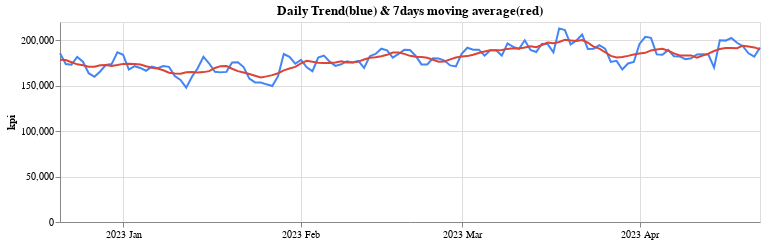
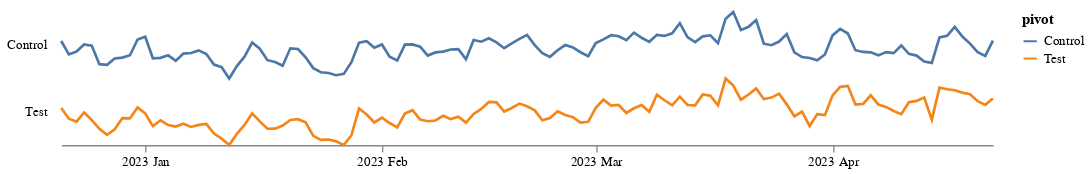
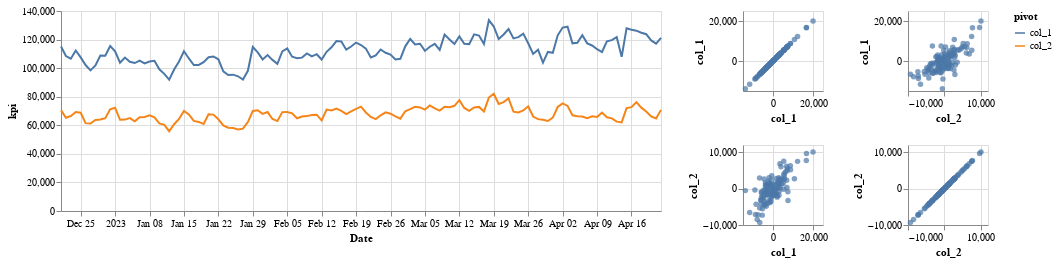
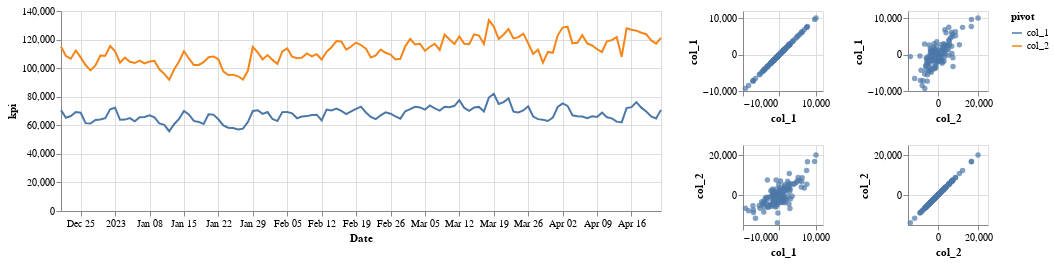

The notebook cell saved with these charts, in order:
### Code cell
# @title Step.2
case_1.load_data()
case_1.format_data()

if case_1.purpose_selection.selected_index == 0:
  case_1.ci_objs = []
  try:
    case_1.ci_obj = case_1.create_causalimpact_object(
        case_1.df_shaped,
        case_1.date_col_name,
        case_1.pre_period_start.value,
        case_1.pre_period_end.value,
        case_1.post_period_start.value,
        case_1.post_period_end.value,
    )
    case_1.ci_objs.append(case_1.ci_obj)
    success_text(
        '\nSuccess! CausalImpact has been performed. Check the results in the'
        ' next cell.'
    )
  except Exception as e:
    failure_text('\n\nFailure!!')
    print('Error: {}'.format(e))
    print('Please check the following:')
    print('* Duration of experiment (pre and post).')
    failure_text('▲▲▲▲▲▲\n\n')
    raise Exception('Please check Failure')

elif (
    case_1.purpose_selection.selected_index == 1
    and case_1.design_type.selected_index == 0
):
  case_1.n_part_split()
  case_1.reconstitute_dataframe()

elif (
    case_1.purpose_selection.selected_index == 1
    and case_1.design_type.selected_index == 1
):
  case_1.find_similar()
  case_1.reconstitute_dataframe()
